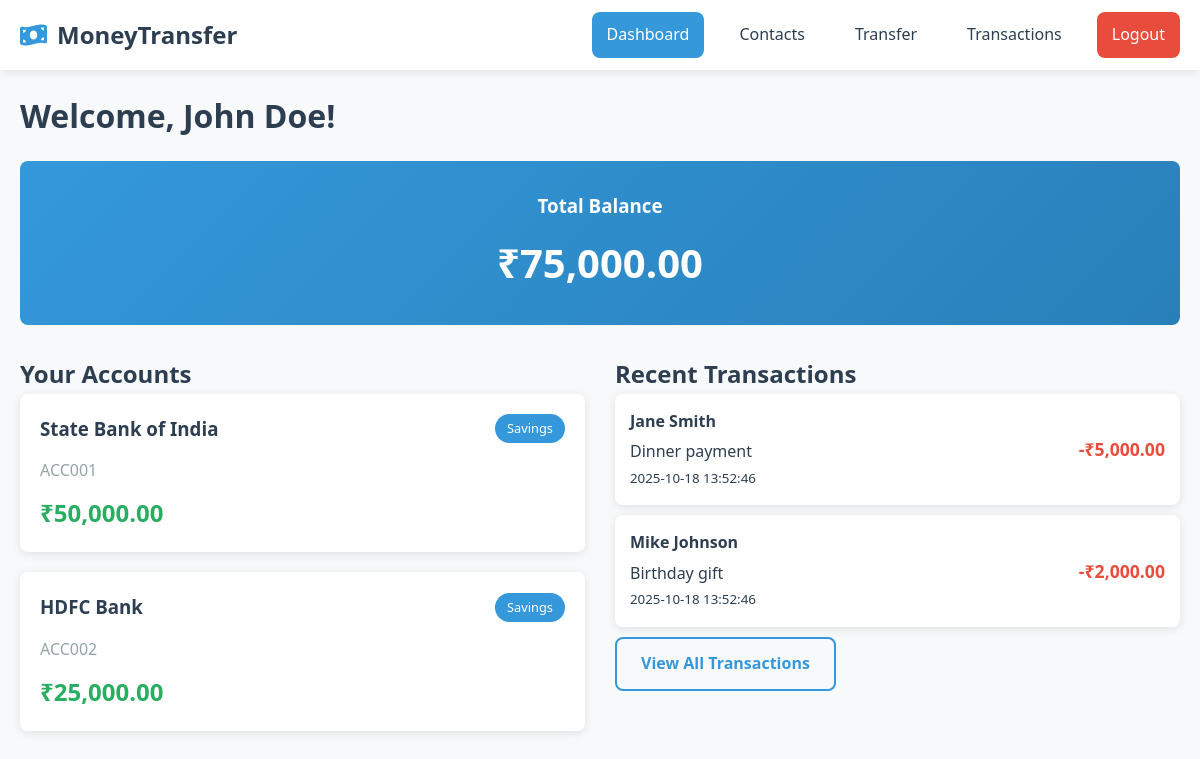
/dashboard.php (signed in), run on the app's committed database.
### tables this page shows
CREATE TABLE accounts (
    id INT AUTO_INCREMENT PRIMARY KEY,
    user_id INT,
    account_no VARCHAR(20),
    bank_name VARCHAR(100),
    balance DECIMAL(10,2) DEFAULT 0.00,
    FOREIGN KEY (user_id) REFERENCES users(id)
);

CREATE TABLE transactions (
    id INT AUTO_INCREMENT PRIMARY KEY,
    from_account INT,
    from_user_id INT,
    to_account VARCHAR(20),
    to_name VARCHAR(100),
    to_bank VARCHAR(100),
    amount DECIMAL(10,2),
    date TIMESTAMP DEFAULT CURRENT_TIMESTAMP,
    description TEXT,
    FOREIGN KEY (from_account) REFERENCES accounts(id),
    FOREIGN KEY (from_user_id) REFERENCES users(id)
);

### dashboard.php (the view, shortened to what this page needs)
<?php
require_once 'config.php';
$user_id = $_SESSION['user_id'];
$stmt = $pdo->prepare("SELECT * FROM accounts WHERE user_id = ?");
$stmt->execute([$user_id]);
$accounts = $stmt->fetchAll();
$stmt = $pdo->prepare("
    SELECT t.*, a.account_no as from_account_no
    FROM transactions t
    JOIN accounts a ON t.from_account = a.id
    WHERE t.from_user_id = ?
    ORDER BY t.date DESC
    LIMIT 5
");
$stmt->execute([$user_id]);
$transactions = $stmt->fetchAll();
$total_balance = 0;
foreach ($accounts as $account) {
    $total_balance += $account['balance'];
}
?>
<!DOCTYPE html>
<html lang="en">
<head>
    <link rel="stylesheet" href="css/style.css">
</head>
<body>
    <nav class="navbar">
        <div class="nav-container">
            <div class="nav-logo">
                <i class="fas fa-money-bill-wave"></i>
                <span>MoneyTransfer</span>
            </div>
            <div class="nav-links">
                <a href="dashboard.php" class="nav-link active">Dashboard</a>
                <a href="contacts.php" class="nav-link">Contacts</a>
                <a href="transfer.php" class="nav-link">Transfer</a>
                <a href="transactions.php" class="nav-link">Transactions</a>
                <a href="logout.php" class="nav-link logout">Logout</a>
            </div>
        </div>
    </nav>
    <div class="container">
        <div class="welcome-section">
            <h1>Welcome, <?php echo $_SESSION['full_name']; ?>!</h1>
            <div class="balance-card">
                <h3>Total Balance</h3>
                <p class="balance-amount">₹<?php echo number_format($total_balance, 2); ?></p>
            </div>
        </div>
        <div class="grid-container">
            <div class="accounts-section">
                <h2>Your Accounts</h2>
                <div class="accounts-grid">
                    <?php foreach ($accounts as $account): ?>
                    <div class="account-card">
                        <div class="account-header">
                            <h3><?php echo $account['bank_name']; ?></h3>
                            <span class="account-type">Savings</span>
                        </div>
                        <p class="account-number"><?php echo $account['account_no']; ?></p>
                        <p class="account-balance">₹<?php echo number_format($account['balance'], 2); ?></p>
                    </div>
                    <?php endforeach; ?>
                </div>
            </div>
            <div class="recent-transactions">
                <h2>Recent Transactions</h2>
                <div class="transactions-list">
                    <?php if (empty($transactions)): ?>
                        <p class="no-data">No transactions yet</p>
                    <?php else: ?>
                        <?php foreach ($transactions as $transaction): ?>
                        <div class="transaction-item">
                            <div class="transaction-info">
                                <h4><?php echo $transaction['to_name']; ?></h4>
                                <p><?php echo $transaction['description']; ?></p>
                                <small><?php echo $transaction['date']; ?></small>
                            </div>
                            <div class="transaction-amount debit">
                                -₹<?php echo number_format($transaction['amount'], 2); ?>
                            </div>
                        </div>
                        <?php endforeach; ?>
                    <?php endif; ?>
                </div>
                <a href="transactions.php" class="btn btn-outline">View All Transactions</a>
            </div>
        </div>
    </div>
</body>
</html>

### style.css (style rules this page uses)
* { margin: 0; padding: 0; box-sizing: border-box; }
:root { --primary: #3498db; --primary-dark: #2980b9; --secondary: #2c3e50; --success: #27ae60; --danger: #e74c3c; --warning: #f39c12; --light: #ecf0f1; --dark: #2c3e50; --gray: #95a5a6; --white: #ffffff; --shadow: 0 2px 10px rgba(0, 0, 0, 0.1); --border-radius: 8px; }
body { font-family: 'Segoe UI', Tahoma, Geneva, Verdana, sans-serif; background-color: #f8f9fa; color: var(--dark); line-height: 1.6; }
.container { max-width: 1200px; margin: 0 auto; padding: 20px; }
.btn { padding: 12px 24px; border: none; border-radius: var(--border-radius); font-size: 16px; font-weight: 600; cursor: pointer; transition: all 0.3s; text-decoration: none; display: inline-block; text-align: center; }
.btn-outline { background: transparent; color: var(--primary); border: 2px solid var(--primary); }
.navbar { background: var(--white); box-shadow: var(--shadow); position: sticky; top: 0; z-index: 100; }
.nav-container { max-width: 1200px; margin: 0 auto; padding: 0 20px; display: flex; justify-content: space-between; align-items: center; height: 70px; }
.nav-logo { display: flex; align-items: center; font-size: 1.5rem; font-weight: 700; color: var(--secondary); }
.nav-logo i { margin-right: 10px; color: var(--primary); }
.nav-links { display: flex; gap: 20px; }
.nav-link { text-decoration: none; color: var(--dark); padding: 10px 15px; border-radius: var(--border-radius); transition: all 0.3s; }
.nav-link:hover, .nav-link.active { background: var(--primary); color: var(--white); }
.nav-link.logout { background: var(--danger); color: var(--white); }
.balance-card { background: linear-gradient(135deg, var(--primary), var(--primary-dark)); color: var(--white); padding: 30px; border-radius: var(--border-radius); text-align: center; margin: 20px 0; }
.balance-amount { font-size: 2.5rem; font-weight: 700; margin-top: 10px; }
.account-card { background: var(--white); padding: 20px; border-radius: var(--border-radius); box-shadow: var(--shadow); margin-bottom: 20px; }
.account-header { display: flex; justify-content: space-between; align-items: center; margin-bottom: 15px; }
.account-type { background: var(--primary); color: var(--white); padding: 4px 12px; border-radius: 20px; font-size: 0.8rem; }
.account-number { color: var(--gray); margin-bottom: 10px; }
.account-balance { font-size: 1.5rem; font-weight: 700; color: var(--success); }
.grid-container { display: grid; grid-template-columns: 1fr 1fr; gap: 30px; margin-top: 30px; }
.transaction-item { background: var(--white); padding: 15px; border-radius: var(--border-radius); margin-bottom: 10px; display: flex; justify-content: space-between; align-items: center; box-shadow: var(--shadow); }
.transaction-info h4 { margin-bottom: 5px; }
.transaction-amount { font-weight: 700; font-size: 1.1rem; }
.debit { color: var(--danger); }
.welcome-section { margin-bottom: 30px; }

### data on the page
accounts: bank_name "State Bank of India", account_no "ACC001", balance "50,000.00"
accounts: bank_name "HDFC Bank", account_no "ACC002", balance "25,000.00"
transactions: to_name "Jane Smith", description "Dinner payment", date "2025-10-18 13:52:46", amount "5,000.00"
transactions: to_name "Mike Johnson", description "Birthday gift", date "2025-10-18 13:52:46", amount "2,000.00"

### other printed values
$_SESSION['full_name'] "John Doe"
$total_balance "75,000.00"
